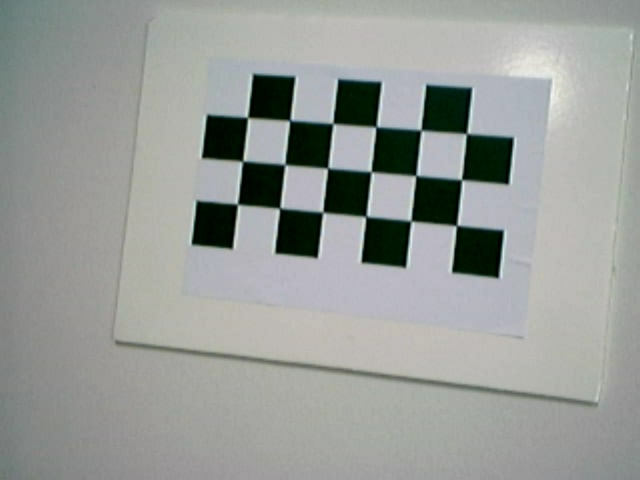
#> input picture data/image1.jpg, 640 x 480 px
$ python 1102.py
#> lines starting #> are read from the running program, lines starting #| are printed output that depends on the picture; after the words box and inside, x2 and y2 are one past the last pixel; in counts of white or black regions, pixels touching at a corner belong together
# 1102.py
import cv2
import numpy as np
np.set_printoptions(precision=2, suppress=True)

#1
img1 = cv2.imread('./data/image1.jpg')
#> img1 is the input picture: shape (480, 640, 3); mean B, G, R 152.2, 155.6, 152.1
img2 = cv2.imread('./data/image2.jpg')
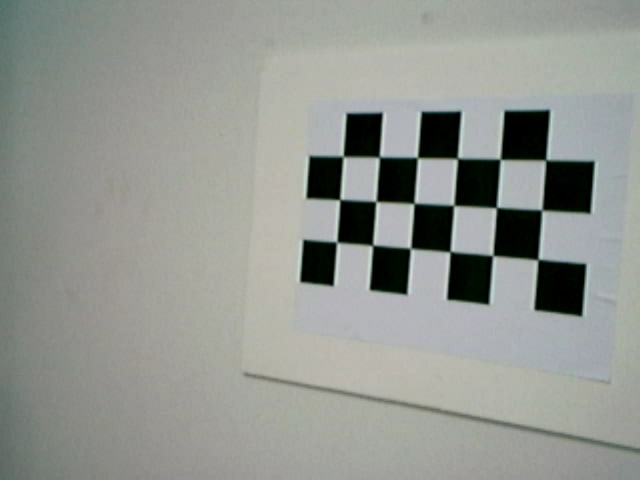
#> input picture data/image2.jpg, 640 x 480 px
#> img2 is the input picture: shape (480, 640, 3); mean B, G, R 144.8, 150, 146.8

def FindCornerPoints(src_img, patternSize):
#> called with patternSize = (6, 3)
    found, corners = cv2.findChessboardCorners(src_img, patternSize)
#> found = True; corners = 18 rows, first 8: [455.3, 226.5], [409.4, 219.8], [367.7, 215.4], [324.2, 213.2], [278.3, 209.7], [238.2, 205.5], [460.6, 178.8], [414.6, 176.8]
    if not found:
        return found, corners

    term_crit=(cv2.TERM_CRITERIA_EPS+cv2.TERM_CRITERIA_MAX_ITER, 10, 0.01)

    gray = cv2.cvtColor(src_img, cv2.COLOR_BGR2GRAY)
    corners = cv2.cornerSubPix(gray, corners, (5,5), (-1,-1), term_crit)
#> corners = 18 rows, first 8: [456.6, 225.5], [410.9, 220.9], [366, 216.4], [322.8, 212.1], [279.6, 208.1], [237.4, 204.2], [461.5, 179.7], [415.8, 175.5]
    corners = corners[::-1] # reverse order, in this example, to set origin to (left-upper)
#> corners = 18 rows, first 8: [247.5, 117.4], [289.9, 120.3], [332.8, 123.4], [376.1, 126.8], [421, 130.1], [466.6, 133.5], [242.7, 161.3], [284.9, 164.5]
    return found, corners
    #print('corners1.shape=', corners1.shape)

patternSize = (6,3)
found1, corners1 = FindCornerPoints(img1, patternSize)
#> found1 = True; corners1 has the same summary as corners in FindCornerPoints
print('corners1.shape=', corners1.shape)
#| corners1.shape= (18, 1, 2)

found2, corners2 = FindCornerPoints(img2, patternSize)
#> in FindCornerPoints (call 2), `found, corners = cv2.findChessboardCorners(src_img, patternSize)`: corners = 18 rows, first 8: [535.8, 260.8], [494.5, 256.6], [451.7, 250.5], [410.6, 248.5], [371.3, 246.6], [335.7, 240.8], [540.5, 208.5], [498.3, 206.6]
#> in FindCornerPoints (call 2), `corners = cv2.cornerSubPix(gray, corners, (5,5), (-1,-1), term_crit)`: corners = 18 rows, first 8: [537.9, 259.6], [492.8, 255.6], [450.1, 251.5], [410.5, 248.3], [372.6, 245.4], [336.7, 242], [541.8, 210], [496.4, 207.5]
#> in FindCornerPoints (call 2), `corners = corners[::-1]`: corners = 18 rows, first 8: [343.1, 156.4], [379.4, 157.1], [417.4, 157.5], [457.4, 158.3], [500.3, 159.2], [545.8, 159.9], [339.8, 199.5], [376, 201.4]
#> found2 = True; corners2 has the same summary as corners in FindCornerPoints
print('corners2.shape=', corners2.shape)
#| corners2.shape= (18, 1, 2)


#2: set world(object) coordinates to Z = 0
xN, yN = patternSize # (6, 3)
mW = np.zeros((xN*yN, 3)) # (18, 3)
mW[:, :2]= np.mgrid[0:xN, 0:yN].T.reshape(-1, 2) # mW points on Z = 0
mW[:, :2]+= 1 # (1, 1, 0): coord of the start corner point in the pattern
#mW *= 3.8 # grid size

#3: calulate homography
method = cv2.LMEDS # cv2.RANSAC
H1, mask = cv2.findHomography(mW, corners1, method, 2.0)
#> H1 = [[38.62, -5.2, 211.6], [1.88, 42.8, 71.35], [-0.01, -0.000921, 1]]; mask = 18 values from 1 to 1
H2, mask = cv2.findHomography(mW, corners2, method, 2.0)
#> H2 = [[24.97, -2.62, 312.2], [-3.54, 42.17, 113.8], [-0.0266, 0.0014, 1]]
H, mask = cv2.findHomography(corners1, corners2, method, 2.0)
#> H = [[0.635, 0.0231, 151.6], [-0.111, 0.895, 64.45], [-0.000373, 4.42e-06, 1]]
#mask_matches = list(mask.flatten())

print("H=\n", H)
#| H=
#|  [[  0.64   0.02 151.62]
#|  [ -0.11   0.9   64.45]
#|  [ -0.     0.     1.  ]]
print("H1=\n", H1)
#| H1=
#|  [[ 38.62  -5.2  211.58]
#|  [  1.88  42.8   71.35]
#|  [ -0.01  -0.     1.  ]]
print("H2=\n", H2)
#| H2=
#|  [[ 24.97  -2.62 312.21]
#|  [ -3.54  42.17 113.8 ]
#|  [ -0.03   0.     1.  ]]

#4: perspective projections
mW = mW[:, :2].reshape(-1, 1, 2) # mW.shape:(18, 3)->(18, 1, 2)
pW = mW[[0, 5, 17, 12]] # 4-corners

p1 = cv2.perspectiveTransform(pW, H1)
#> p1 = [[247.7, 117.3], [466.7, 133.6], [456.5, 225.3], [237.7, 204.3]]
p2 = cv2.perspectiveTransform(pW, H2)
#> p2 = [[343.2, 156.4], [545.8, 160.1], [537.8, 259.4], [336.9, 242.2]]
#print("p1=",p1)
#print("p2=",p2)

#5:
H3 = np.dot(H, H1) # H3 == H2 with some errors
#> H3 = [[23.05, -2.45, 287.7], [-3.25, 38.84, 104.9], [-0.0244, 0.00121, 0.921]]
print("H3=\n", H3)
#| H3=
#|  [[ 23.05  -2.45 287.67]
#|  [ -3.25  38.84 104.86]
#|  [ -0.02   0.     0.92]]

#pW = cv2.convertPointsFromHomogeneous(pW.T)
p3 = cv2.perspectiveTransform(pW, H3)
#> p3 has the same summary as p2
#print("p3=",p3) # p3 = H3*pW = H*H1*pW= p2 with some errors


#6: perspective projections using matrix multiplications
#6-1: p4 rows are p1's homogeneous coords
pW = pW.reshape(-1, 2) # rows are points
pW = cv2.convertPointsToHomogeneous(pW) # shape:(4, 2)->(4, 3)
p4 = np.dot(pW, H1.T)
#> p4 = [[245, 116, 0.989], [438.1, 125.4, 0.939], [427.7, 211, 0.937], [234.6, 201.6, 0.987]]
p4 = p4.reshape(-1, 3)/p4[:,:,2]
#> p4 = [[247.7, 117.3, 1], [466.7, 133.6, 1], [456.5, 225.3, 1], [237.7, 204.3, 1]]
#print("p4=",p4) # shape=(4, 3): rows are points

#6-2: p5 columns are p1's homogeneous coords
pW = pW.reshape(-1, 3).T  # shape=(3, 4)
p5 = np.dot(H1, pW)
#> p5 = [[245, 438.1, 427.7, 234.6], [116, 125.4, 211, 201.6], [0.989, 0.939, 0.937, 0.987]]
p5 = p5/p5[2]
#> p5 = [[247.7, 466.7, 456.5, 237.7], [117.3, 133.6, 225.3, 204.3], [1, 1, 1, 1]]
#print("p5=",p5) # shape=(3,4): columns are points

#7: display points
#7-1: start corner point in the pattern: (1, 1) in this example
x, y = corners1[0][0] #p1[0][0]
#> x = 247.5; y = 117.4
cv2.circle(img1, (int(x), int(y)), 10, (255,255, 0), -1)
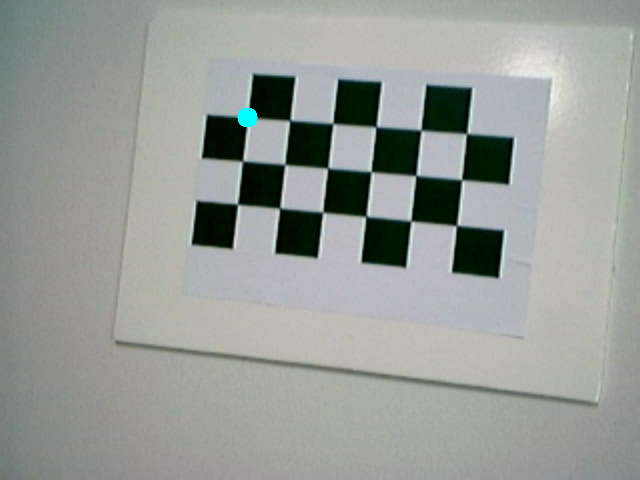
#> img1: shape (480, 640, 3); 0.1% of pixels changed, all inside (x1, y1, x2, y2) = (237, 107, 258, 128)

x, y = corners2[0][0] #p2[0][0]
#> x = 343.1; y = 156.4
cv2.circle(img2, (int(x), int(y)), 10, (255,255, 0), -1)
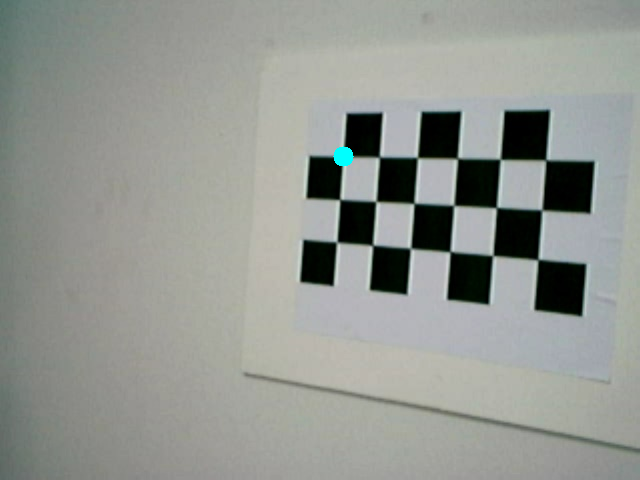
#> img2: shape (480, 640, 3); 0.1% of pixels changed, all inside (x1, y1, x2, y2) = (333, 146, 354, 167)

#7-2: p1 = H1*pW
cv2.drawChessboardCorners(img1, patternSize, corners1, found1)
img1 = cv2.polylines(img1,[np.int32(p1)],True,(255,0, 0), 3)
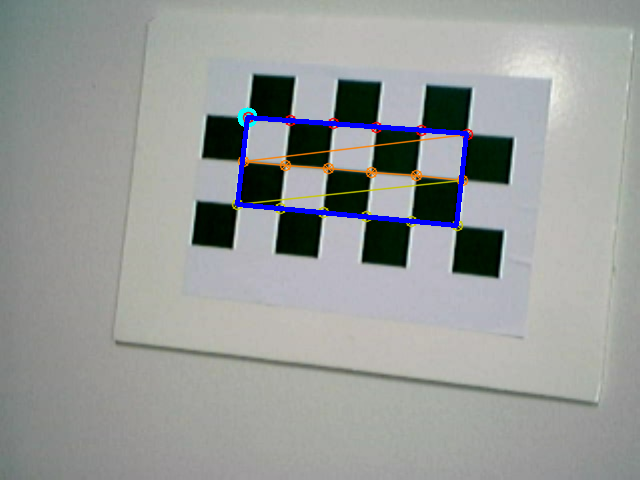
#> img1: shape (480, 640, 3); mean B, G, R 153.3, 154.7, 151.8

#7-3: p2 = H2*pW
cv2.drawChessboardCorners(img2, patternSize, corners2, found2)
img2 = cv2.polylines(img2,[np.int32(p2)],True,(0,0, 255), 4)

#7-4: p3 = H3*pW
img2 = cv2.polylines(img2,[np.int32(p3)],True,(0,255, 255), 1)
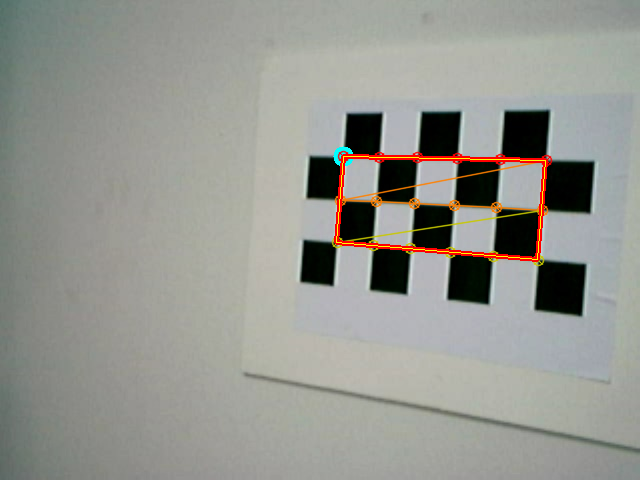
#> img2: shape (480, 640, 3); mean B, G, R 143.5, 149.8, 149

cv2.imshow('img1',  img1)
cv2.imshow('img2',  img2)
cv2.waitKey()
cv2.destroyAllWindows()
